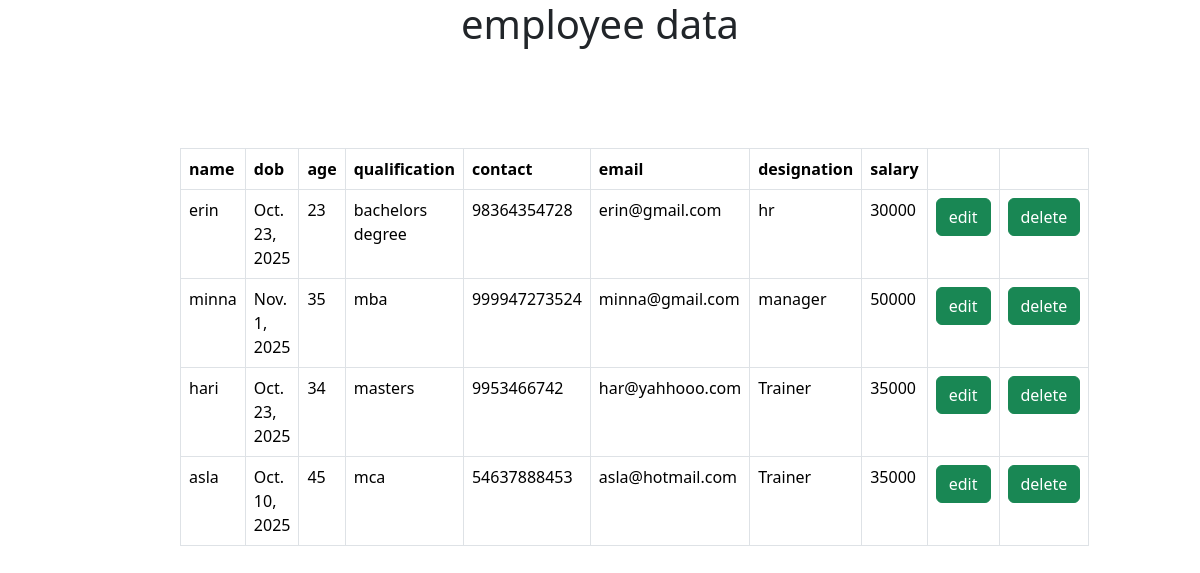
The app's page /lumapp/display_employee/ with its own data.
### lumapp/models.py (models this page shows)
class Employee_table(models.Model):
    name=models.CharField(max_length=20,blank=True,null=True)
    dob=models.DateField(blank=True,null=True)
    age=models.IntegerField(blank=True,null=True)
    qualification=models.CharField(max_length=20,blank=True,null=True)
    contact=models.CharField(max_length=20,blank=True,null=True)
    email=models.CharField(max_length=20,blank=True,null=True)
    designation=models.CharField(max_length=20,blank=True,null=True)
    salary=models.CharField(max_length=20,blank=True,null=True)

### lumapp/views.py (the view)
# urls.py: path('display_employee/',views.display_employee,name='display_employee'),
def display_employee(request):
    data=Employee_table.objects.all()
    return render(request,'display_employee.html',{'data':data})

### lumapp/templates/display_employee.html (shortened to what this page needs)
<!DOCTYPE html>
<html lang="en">
<head>
    <link href="https://cdn.jsdelivr.net/npm/bootstrap@5.3.8/dist/css/bootstrap.min.css" rel="stylesheet">
</head>
<body>
<h1 class="text-center"> employee data</h1>
  <div style="margin:100px 15%;">
    <table class="table table-bordered" >
      <thead>
        <th>name</th>
      <th>dob</th>
      <th>age</th>
        <th>qualification</th>
      <th>contact</th>
      <th>email</th>
        <th>designation</th>
        <th>salary</th>
      <th></th>
      <th></th>
      </thead>
      {% for i in data %}
        <tr>
          <td>{{i.name}}</td>
           <td>{{i.dob}}</td>
           <td>{{i.age}}</td>
           <td>{{i.qualification}}</td>
           <td>{{i.contact}}</td>
          <td>{{i.email}}</td>
          <td>{{i.designation}}</td>
          <td>{{i.salary}}</td>
          <td><a href="{% url 'edit_employee' e_id=i.id %}"><button class="btn btn-success">edit</button></a></td>
          <td><a href="{% url 'delete_employee' e_id=i.id %}"><button class="btn btn-success">delete</button></a></td>
        </tr>
      {% endfor %}
    </table>
  </div>
</body>
</html>

### records on screen
Employee_table: name "erin", dob "Oct. 23, 2025", age "23", qualification "bachelors degree", contact "98364354728", email "erin@gmail.com", designation "hr", salary "30000"
Employee_table: name "minna", dob "Nov. 1, 2025", age "35", qualification "mba", contact "999947273524", email "minna@gmail.com", designation "manager", salary "50000"
Employee_table: name "hari", dob "Oct. 23, 2025", age "34", qualification "masters", contact "9953466742", email "har@yahhooo.com", designation "Trainer", salary "35000"
Employee_table: name "asla", dob "Oct. 10, 2025", age "45", qualification "mca", contact "54637888453", email "asla@hotmail.com", designation "Trainer", salary "35000"
